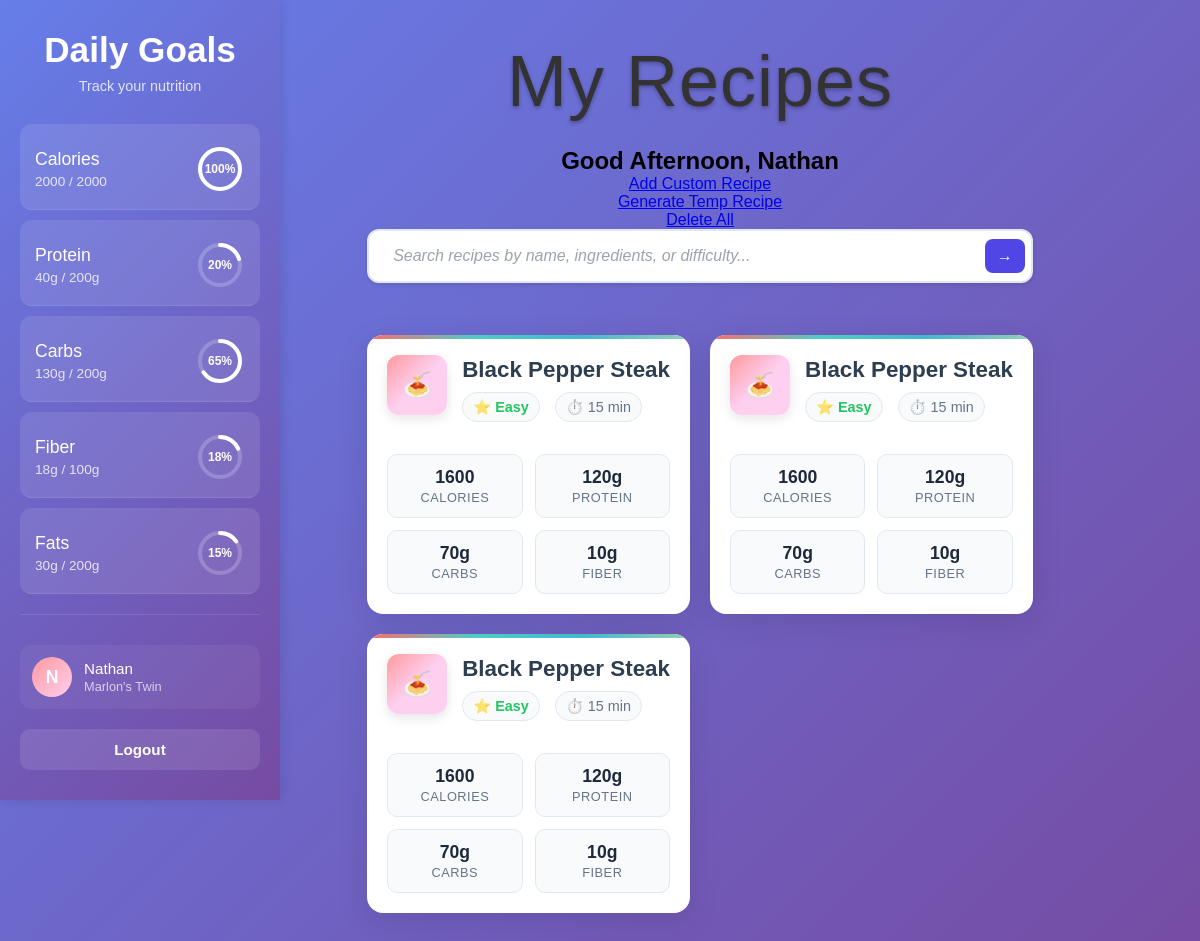
/dashboard (signed in), run on the app's committed database.
### models.py (models this page shows, shortened)
class Goals(db.Model):
    __tablename__ = 'fitness_goals'
    id = db.Column(db.Integer, primary_key = True)
    daily_protein = db.Column(db.Integer)
    daily_carbohydrates = db.Column(db.Integer)
    daily_fat = db.Column(db.Integer)
    daily_fiber = db.Column(db.Integer)
    daily_calories = db.Column(db.Integer)
    allergy = db.Column(db.Text)
    user_id = db.Column(db.Integer, db.ForeignKey('users.uid'), nullable = False)

class User(db.Model, UserMixin):
    __tablename__ = "users"
    uid = db.Column(db.Integer, primary_key = True)
    username = db.Column(db.String, nullable = False)
    password = db.Column(db.String, nullable = False)
    email = db.Column(db.String, nullable = False)
    current_protein = db.Column(db.Integer)
    current_carbohydrates = db.Column(db.Integer)
    current_fat = db.Column(db.Integer)
    current_fiber = db.Column(db.Integer)
    current_calories = db.Column(db.Integer)
    recipes = db.relationship('Recipes', backref='user', lazy=True, cascade='all, delete-orphan')
    nutritional_goals = db.relationship('Goals', backref='user', lazy=True, cascade='all, delete-orphan')
    def get_id(self):
        return str(self.uid)

class Recipes(db.Model):
    __tablename__ = 'recipes'
    id = db.Column(db.Integer, primary_key = True, nullable = False)
    title = db.Column(db.Text)
    ingredients = db.Column(db.Text, nullable = False)
    instructions = db.Column(db.Text, nullable = False)
    cooking_time = db.Column(db.Integer)
    prep_time = db.Column(db.Integer)
    servings = db.Column(db.Integer)
    difficulty = db.Column(db.Text)
    protein_amount = db.Column(db.Integer)
    carb_amount = db.Column(db.Integer)
    fiber_amount = db.Column(db.Integer)
    fat_amount = db.Column(db.Integer)
    calorie_amount = db.Column(db.Integer)
    user_id = db.Column(db.Integer, db.ForeignKey('users.uid'), nullable = False)

### blueprints/main.py (the view)
@main_bp.route('/dashboard')
def dashboard():
    recipes = Recipes.query.all()
    goals = Goals.query.filter_by(user_id=current_user.get_id()).first()
    if goals:
        daily_protein = goals.daily_protein
        daily_carbohydrates = goals.daily_carbohydrates
        daily_fat = goals.daily_fat
        daily_fiber = goals.daily_fiber
        daily_calories = goals.daily_calories
        current_protein = 40
        current_carbohydrates = 130
        current_fat = 30
        current_fiber = 18
        current_calories = 2000
    else:
        print("Error fetching goals. Please create another account.")
        return redirect(url_for('auth.login'))
    return render_template('/main/dashboard.html',
        recipes=recipes,
        username = current_user.username,
        daily_protein = daily_protein,
        daily_carbohydrates = daily_carbohydrates,
        daily_fat = daily_fat,
        daily_fiber = daily_fiber,
        daily_calories = daily_calories,
        current_protein = current_protein,
        current_carbohydrates = current_carbohydrates,
        current_fat = current_fat,
        current_fiber = current_fiber,
        current_calories = current_calories
        )

### app.py (called while the page is built)
@login_manager.user_loader
def load_user(user_id):
    from models import User
    try:
        user = User.query.get(user_id)
        if user:
            logging.info(f"User {user_id} loaded successfully")
        return user
    except Exception as e:
        logging.error(f"Error loading user {user_id}: {e}")
        return None

def create_app():
    app = Flask(__name__, template_folder = 'templates', static_folder= 'static', static_url_path= '/static')
    app.config['SQLALCHEMY_DATABASE_URI'] = 'sqlite:///./blueprints.db'
    app.secret_key = 'Some Key'
    @app.after_request
    def after_request(response):
        response.headers["Cache-Control"] = "no-cache, no-store, must-revalidate"
        response.headers["Pragma"] = "no-cache"
        response.headers["Expires"] = "0"
        return response
    db.init_app(app)
    login_manager.init_app(app)
    migrate.init_app(app, db)
    from blueprints.auth import auth_bp
    from blueprints.main import main_bp
    from blueprints.register import register_bp
    from blueprints.recipegen import gen_bp
    app.register_blueprint(auth_bp)
    app.register_blueprint(main_bp)
    app.register_blueprint(register_bp)
    app.register_blueprint(gen_bp)
    return app

### templates/main/dashboard.html (shortened to what this page needs)
<!DOCTYPE html>
<html>
<head>
    <link rel="stylesheet" href="{{ url_for('static', filename='/css/fonts.css') }}">
    <link rel="stylesheet" href="{{ url_for('static', filename='/css/base.css') }}">
    <link rel="stylesheet" href="{{ url_for('static', filename='/css/recipes.css') }}">
    <link rel="stylesheet" href="{{ url_for('static', filename='/css/sidebar.css') }}">
    <link rel="stylesheet" href="{{ url_for('static', filename='/css/searchbox.css') }}">
</head>
<body>
    <div class="page-layout">
    <div class="sidebar" id="sidebar">
        <div class="sidebar-header">
            <h2 class="sidebar-title">Daily Goals</h2>
            <p class="sidebar-subtitle">Track your nutrition</p>
        </div>
        <ul class="nutrition-list">
            <li class="nutrition-track">
                <div class="nutrition-info">
                    <span class="nutrition-name">Calories</span>
                    <span class="nutrition-values">{{current_calories}} / {{daily_calories}}</span>
                </div>
                <div class="progress-circle">
                    <svg>
                        <circle class="progress-bg" cx="25" cy="25" r="20"></circle>
<circle class="progress-fill" cx="25" cy="25" r="20" style="stroke-dashoffset: {{ 125.66 * (1 - (current_calories / daily_calories)|default(0)) }};"></circle>                    </svg>
                    <span class="progress-text">{{current_calories * 100 // daily_calories}}%</span>
                </div>
            </li>
            <li class="nutrition-track">
                <div class="nutrition-info">
                    <span class="nutrition-name">Protein</span>
                    <span class="nutrition-values">{{current_protein}}g / {{daily_protein}}g</span>
                </div>
                <div class="progress-circle">
                    <svg>
                        <circle class="progress-bg" cx="25" cy="25" r="20"></circle>
                        <circle class="progress-fill" cx="25" cy="25" r="20" style="stroke-dashoffset: {{ 125.66 * (1 - (current_protein / daily_protein)|default(0)) }};"></circle>
                    </svg>
                    <span class="progress-text">{{current_protein * 100 // daily_protein}}%</span>
                </div>
            </li>
            <li class="nutrition-track">
                <div class="nutrition-info">
                    <span class="nutrition-name">Carbs</span>
                    <span class="nutrition-values">{{current_carbohydrates}}g / {{daily_carbohydrates}}g</span>
                </div>
                <div class="progress-circle">
                    <svg>
                        <circle class="progress-bg" cx="25" cy="25" r="20"></circle>
                        <circle class="progress-fill" cx="25" cy="25" r="20" style="stroke-dashoffset: {{ 125.66 * (1 - (current_carbohydrates / daily_carbohydrates)|default(0)) }};"></circle>
                    </svg>
                    <span class="progress-text">{{current_carbohydrates * 100 // daily_carbohydrates}}%</span>
                </div>
            </li>
            <li class="nutrition-track">
                <div class="nutrition-info">
                    <span class="nutrition-name">Fiber</span>
                    <span class="nutrition-values">{{current_fiber}}g / {{daily_fiber}}g</span>
                </div>
                <div class="progress-circle">
                    <svg>
                        <circle class="progress-bg" cx="25" cy="25" r="20"></circle>
                        <circle class="progress-fill" cx="25" cy="25" r="20" style="stroke-dashoffset: {{ 125.66 * (1 - (current_fiber / daily_fiber)|default(0)) }};"></circle>
                    </svg>
                    <span class="progress-text">{{current_fiber * 100 // daily_fiber}}%</span>
                </div>
            </li>
            <li class="nutrition-track">
                <div class="nutrition-info">
                    <span class="nutrition-name">Fats</span>
                    <span class="nutrition-values">{{current_fat}}g / {{daily_fat}}g</span>
                </div>
                <div class="progress-circle">
                    <svg>
                        <circle class="progress-bg" cx="25" cy="25" r="20"></circle>
                        <circle class="progress-fill" cx="25" cy="25" r="20" style="stroke-dashoffset: {{ 125.66 * (1 - (current_fat / daily_fat)|default(0)) }};"></circle>
                    </svg>
                    <span class="progress-text">{{current_fat * 100 // daily_fat}}%</span>
                </div>
            </li>
        </ul>
        <div class="sidebar-footer">
            <div class="user-profile">
                <div class="avatar">
                    <span class="avatar-text">{{ username[0].upper() if username else 'U' }}</span>
                </div>
                <div class="user-info">
                    <span class="username">{{ username }}</span>
                    <span class="user-status">Marlon's Twin</span>
                </div>
            </div>
            <a href="{{ url_for('auth.log_out') }}" class="logout-btn">
                <span>Logout</span>
            </a>
        </div>
    </div>
    <div class="dashboard-container">
        <h1 class = "title">My Recipes</h1>
        <h2>Good Afternoon, {{ username }}</h2/>
        <a href = "{{url_for('recipegen.index')}}">Add Custom Recipe</a>
        <a href = "{{url_for('recipegen.create_temp')}}">Generate Temp Recipe</a>
        <a href = "{{url_for('main.delete_all')}}">Delete All</a>
        <div class="recipe-search-container">
            <form action="{{ url_for('recipegen.generate') }}" method="POST" class="search-form">
                <div class="search-input-wrapper">
                    <input
                        type="text"
                        name="query"
                        class="recipe-search-box"
                        placeholder="Search recipes by name, ingredients, or difficulty..."
                        id="recipeSearch"
                        value="{{ request.args.get('query', '') }}"
                    >
                    <button type="submit" class="search-submit-btn">
                        →
                    </button>
                </div>
            </form>
        </div>
        <div class="recipes-grid">
            {% for recipe in recipes%}
            <button class="recipe-card" onclick="openRecipe(1)">
                <div class="card-header">
                    <div class="recipe-image">🍝</div>
                    <div class="recipe-main-info">
                        <h3 class="recipe-title">{{recipe.title}}</h3>
                        <div class="recipe-meta">
                            <div class="meta-item">
                                <span class="meta-icon">⭐</span>
                                <span class="difficulty {{recipe.difficulty}}">{{recipe.difficulty}}</span>
                            </div>
                            <div class="meta-item">
                                <span class="meta-icon">⏱️</span>
                                <span>{{recipe.cooking_time}} min</span>
                            </div>
                        </div>
                    </div>
                </div>
                <div class="nutrition-grid">
                    <div class="nutrition-item">
                        <div class="nutrition-value">{{recipe.calorie_amount}}</div>
                        <div class="nutrition-label">Calories</div>
                    </div>
                    <div class="nutrition-item">
                        <div class="nutrition-value">{{recipe.protein_amount}}g</div>
                        <div class="nutrition-label">Protein</div>
                    </div>
                    <div class="nutrition-item">
                        <div class="nutrition-value">{{recipe.carb_amount}}g</div>
                        <div class="nutrition-label">Carbs</div>
                    </div>
                    <div class="nutrition-item">
                        <div class="nutrition-value">{{recipe.fiber_amount}}g</div>
                        <div class="nutrition-label">Fiber</div>
                    </div>
                </div>
            </button>
            {% endfor %}
        </div>
    </div>
</body>
</html>

### static/css/base.css (style rules this page uses)
* { margin: 0; padding: 0; box-sizing: border-box; }
body { font-family: -apple-system, BlinkMacSystemFont, 'Segoe UI', Roboto, Oxygen, Ubuntu, Cantarell, sans-serif; background: linear-gradient(135deg, #667eea 0%, #764ba2 100%); min-height: 100vh; display: flex; align-items: center; justify-content: center; padding: 20px; }
.title { font-size: 4.5rem; font-family: 'ThrowUp', cursive, sans-serif; font-weight: 300; text-align: center; margin-bottom: 25px; margin-top: -20px; color: #333; letter-spacing: 1px; }

### static/css/recipes.css (style rules this page uses)
* { margin: 0; padding: 0; box-sizing: border-box; }
body { font-family: Arial, Tahoma, Geneva, Verdana, sans-serif; background: linear-gradient(135deg, #667eea 0%, #764ba2 100%); min-height: 100vh; padding: 20px; }
.dashboard-container { display: flex; flex-direction: column; max-width: 1200px; margin: 0 auto; align-items: center; margin-left: 200px; padding: 40px 20px; min-height: 100vh; justify-content: flex-start; }
h1 { text-align: center; color: white; margin-bottom: 30px; font-size: 2.5rem; text-shadow: 0 2px 4px rgba(0,0,0,0.3); }
.recipes-grid { display: grid; grid-template-columns: 1fr 1fr; gap: 20px; padding: 20px 0; }
.recipe-card { background: white; border-radius: 16px; padding: 20px; box-shadow: 0 8px 32px rgba(0,0,0,0.1); cursor: pointer; transition: all 0.3s cubic-bezier(0.4, 0, 0.2, 1); border: none; text-align: left; position: relative; overflow: hidden; }
.recipe-card::before { content: ''; position: absolute; top: 0; left: 0; right: 0; height: 4px; background: linear-gradient(90deg, #ff6b6b, #4ecdc4, #45b7d1, #96ceb4); border-radius: 16px 16px 0 0; }
.card-header { display: flex; align-items: flex-start; margin-bottom: 16px; gap: 15px; }
.recipe-image { width: 60px; height: 60px; background: linear-gradient(135deg, #ff9a9e 0%, #fecfef 50%, #fecfef 100%); border-radius: 12px; display: flex; align-items: center; justify-content: center; font-size: 24px; flex-shrink: 0; box-shadow: 0 4px 12px rgba(0,0,0,0.1); }
.recipe-main-info { flex: 1; min-width: 0; }
.recipe-title { font-size: 1.4rem; font-weight: 700; color: #2c3e50; margin-bottom: 8px; line-height: 1.3; }
.recipe-meta { display: flex; gap: 15px; margin-bottom: 16px; flex-wrap: wrap; }
.meta-item { display: flex; align-items: center; gap: 6px; font-size: 0.9rem; color: #64748b; background: #f8fafc; padding: 6px 10px; border-radius: 20px; border: 1px solid #e2e8f0; }
.meta-icon { width: 16px; height: 16px; opacity: 0.7; }
.difficulty { font-weight: 600; }
.difficulty.Easy { color: #22c55e; }
.nutrition-grid { display: grid; grid-template-columns: repeat(2, 1fr); gap: 12px; margin-top: 16px; }
.nutrition-item { background: #f8fafc; padding: 12px; border-radius: 10px; text-align: center; border: 1px solid #e2e8f0; }
.nutrition-value { font-size: 1.1rem; font-weight: 700; color: #1e293b; margin-bottom: 2px; }
.nutrition-label { font-size: 0.8rem; color: #64748b; text-transform: uppercase; letter-spacing: 0.5px; font-weight: 500; }

### static/css/searchbox.css (style rules this page uses)
.recipe-search-container { margin-bottom: 2rem; width: 100%; }
.recipe-search-box { width: 100%; padding: 1rem 1.5rem; border: 2px solid #e2e8f0; border-radius: 12px; font-size: 1rem; font-family: inherit; background-color: #ffffff; transition: all 0.3s ease; box-shadow: 0 2px 4px rgba(0, 0, 0, 0.1); }
.recipe-search-box::placeholder { color: #9ca3af; font-style: italic; }
.search-input-wrapper { position: relative; display: flex; align-items: center; }
.search-submit-btn { position: absolute; right: 8px; background: #4f46e5; border: none; border-radius: 8px; padding: 8px 12px; cursor: pointer; transition: all 0.2s ease; color: white; font-size: 1rem; display: flex; align-items: center; justify-content: center; z-index: 10; }
.recipe-search-box { padding-right: 4rem; }

### data on the page
Goals: daily_calories "2000", current_calories*100//daily_calories "100"
User: username "N", username "Nathan"
Recipes: title "Black Pepper Steak", difficulty "Easy", cooking_time "15", calorie_amount "1600", protein_amount "120", carb_amount "70", fiber_amount "10"
Recipes: title "Black Pepper Steak", difficulty "Easy", cooking_time "15", calorie_amount "1600", protein_amount "120", carb_amount "70", fiber_amount "10"
Recipes: title "Black Pepper Steak", difficulty "Easy", cooking_time "15", calorie_amount "1600", protein_amount "120", carb_amount "70", fiber_amount "10"

### other printed values
{{ current_calories }} "2000"
{{ current_protein }} "40"
{{ daily_protein }} "200"
{{ current_protein * 100 // daily_protein }} "20"
{{ current_carbohydrates }} "130"
{{ daily_carbohydrates }} "200"
{{ current_carbohydrates * 100 // daily_carbohydrates }} "65"
{{ current_fiber }} "18"
{{ daily_fiber }} "100"
{{ current_fiber * 100 // daily_fiber }} "18"
{{ current_fat }} "30"
{{ daily_fat }} "200"
{{ current_fat * 100 // daily_fat }} "15"
